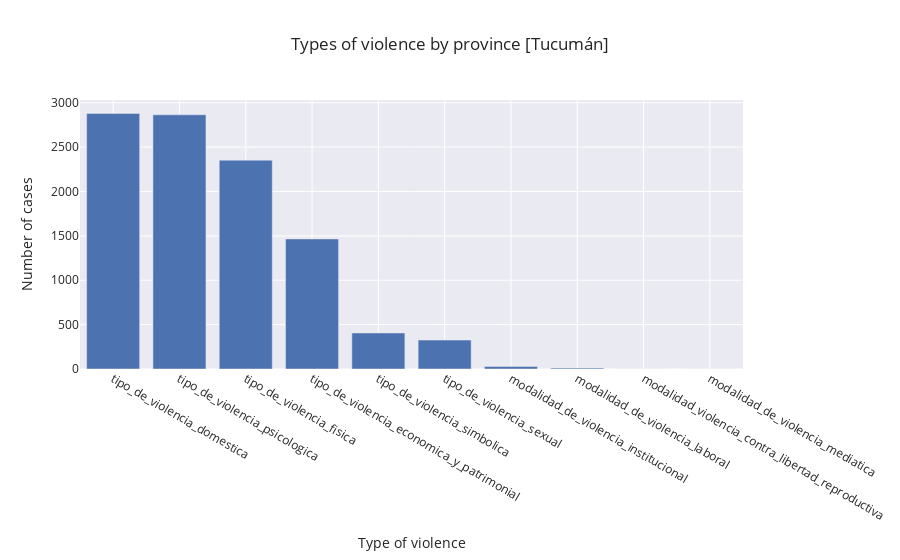
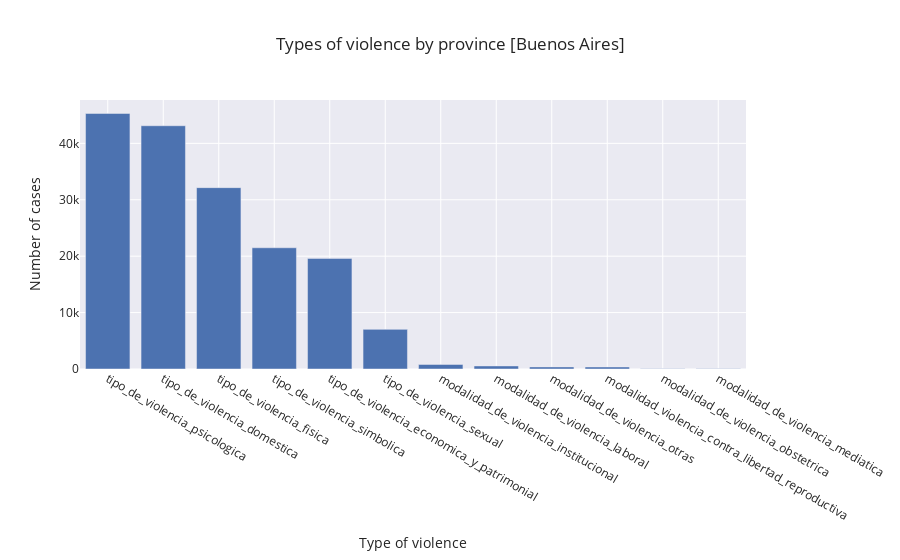

These figures' notebook cell, in order:
### Code cell
type_violence_by_province = get_complex_dataframe('prov_residencia_persona_en_situacion_violencia', 
                      list(data.prov_residencia_persona_en_situacion_violencia.unique()), 
                      types_of_violence)

for province in type_violence_by_province.T.iterrows():
    # filtering values more than zero
    values = pd.DataFrame([val for val in province[1].items() if val[1] > 0.1], columns=['_type', '_value']) 

    fig = px.bar(x=values._type, y=values._value,
                 template=plotly_template, 
                 title='Types of violence by province [{}]'.format(province[0]))
    
    fig.update_layout(barmode='stack',
                  yaxis_title='Number of cases', 
                  xaxis_title='Type of violence', 
                  xaxis={'categoryorder': 'total descending'})
    
    fig.show()

### Figure 1 — Plotly figure (JSON) as saved in the notebook; plotly's stock layout.template omitted (floating-point values rounded to 4 significant figures)
{"data": [{"alignmentgroup": "True", "hovertemplate": "x=%{x}<br>y=%{y}<extra></extra>", "legendgroup": "", "marker": {"color": "rgb(76,114,176)", "pattern": {"shape": ""}}, "name": "", "offsetgroup": "", "orientation": "v", "showlegend": false, "textposition": "auto", "type": "bar", "x": ["tipo_de_violencia_fisica", "tipo_de_violencia_psicologica", "tipo_de_violencia_sexual", "tipo_de_violencia_economica_y_patrimonial", "tipo_de_violencia_simbolica", "tipo_de_violencia_domestica", "modalidad_de_violencia_institucional", "modalidad_de_violencia_laboral", "modalidad_violencia_contra_libertad_reproductiva", "modalidad_de_violencia_mediatica"], "xaxis": "x", "y": [2353, 2864, 326, 1465, 406, 2879, 29, 10, 1, 1], "yaxis": "y"}], "layout": {"barmode": "stack", "legend": {"tracegroupgap": 0}, "title": {"text": "Types of violence by province [Tucumán]"}, "xaxis": {"anchor": "y", "categoryorder": "total descending", "domain": [0, 1], "title": {"text": "Type of violence"}}, "yaxis": {"anchor": "x", "domain": [0, 1], "title": {"text": "Number of cases"}}}}

### Figure 2 — Plotly figure (JSON) as saved in the notebook; plotly's stock layout.template omitted (floating-point values rounded to 4 significant figures)
{"data": [{"alignmentgroup": "True", "hovertemplate": "x=%{x}<br>y=%{y}<extra></extra>", "legendgroup": "", "marker": {"color": "rgb(76,114,176)", "pattern": {"shape": ""}}, "name": "", "offsetgroup": "", "orientation": "v", "showlegend": false, "textposition": "auto", "type": "bar", "x": ["tipo_de_violencia_fisica", "tipo_de_violencia_psicologica", "tipo_de_violencia_sexual", "tipo_de_violencia_economica_y_patrimonial", "tipo_de_violencia_simbolica", "tipo_de_violencia_domestica", "modalidad_de_violencia_institucional", "modalidad_de_violencia_laboral", "modalidad_violencia_contra_libertad_reproductiva", "modalidad_de_violencia_obstetrica", "modalidad_de_violencia_mediatica", "modalidad_de_violencia_otras"], "xaxis": "x", "y": [32155, 45306, 7027, 19610, 21495, 43131, 811, 540, 358, 49, 30, 370], "yaxis": "y"}], "layout": {"barmode": "stack", "legend": {"tracegroupgap": 0}, "title": {"text": "Types of violence by province [Buenos Aires]"}, "xaxis": {"anchor": "y", "categoryorder": "total descending", "domain": [0, 1], "title": {"text": "Type of violence"}}, "yaxis": {"anchor": "x", "domain": [0, 1], "title": {"text": "Number of cases"}}}}
